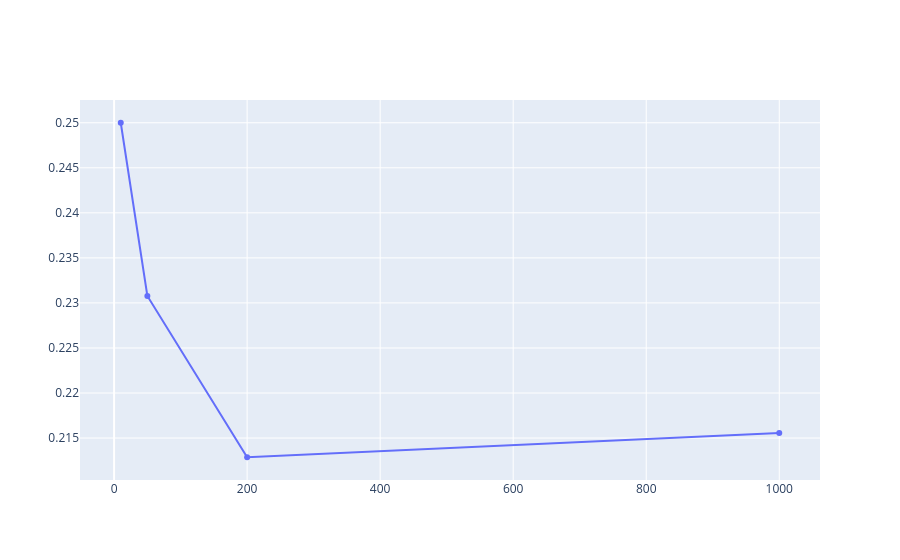

Notebook code for this chart:
### Code cell
fig = go.Figure()

fig.add_trace(
    go.Scatter(
        x=sample_sizes,
        y=means,
        mode="lines+markers",
        name="Posterior Mean",
    )
)

### Figure 1 — Plotly figure (JSON) as saved in the notebook; plotly's stock layout.template omitted (floating-point values rounded to 4 significant figures)
{"data": [{"mode": "lines+markers", "name": "Posterior Mean", "type": "scatter", "x": [10, 50, 200, 1000], "y": [0.25, 0.2308, 0.2129, 0.2156]}], "layout": {}}
